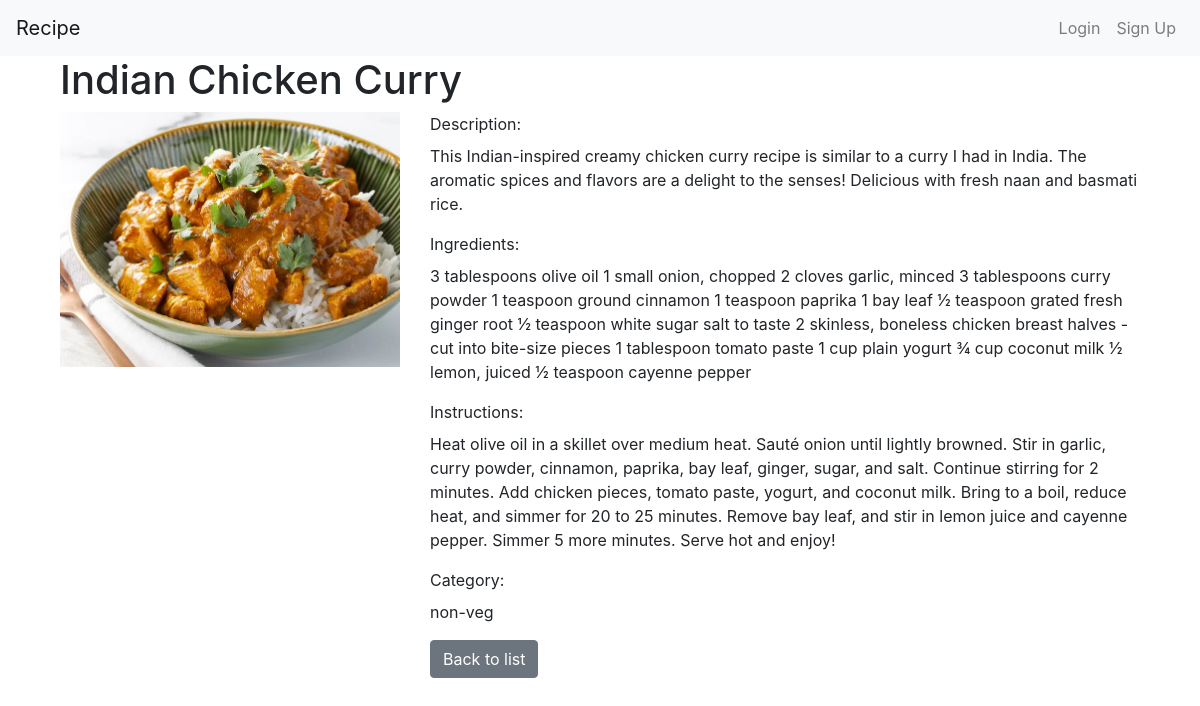
The app's page /recipe/2/ with its own data.
### recipeapp/models.py (models this page shows, shortened)
class Recipe(models.Model):
    name = models.CharField(max_length=255)
    image = models.ImageField(upload_to='recipes/')
    description = models.TextField()
    ingredients = models.TextField()
    instructions = models.TextField()
    category = models.ForeignKey(Category, on_delete=models.CASCADE, related_name='recipes')
    created_by = models.ForeignKey(User,on_delete=models.CASCADE)

class Category(models.Model):
    name = models.CharField(max_length=255, unique=True)
    def __str__(self):
        return self.name

### recipeapp/views.py (the view)
# urls.py: path('recipe/<int:pk>/', recipe_detail, name='recipe_detail'),
def recipe_detail(request, pk):
    recipe = get_object_or_404(Recipe, pk=pk)
    return render(request, 'recipes/recipe_detail.html', {'recipe': recipe})

### templates/recipes/recipe_detail.html (shortened to what this page needs)
{% extends 'base.html' %}
{% block content %}
<div class="container-fluid">
    <h1>{{ recipe.name }}</h1>
    <div class="row">
        <div class="col-md-4">
            <img src="{{ recipe.image.url }}" alt="{{ recipe.name }}" class="img-fluid">
        </div>
        <div class="col-md-8">
            <form>
                <div class="form-group">
                    <label for="description">Description:</label>
                    <p id="description" class="form-control-static">{{ recipe.description }}</p>
                </div>
                <div class="form-group">
                    <label for="ingredients">Ingredients:</label>
                    <p id="ingredients" class="form-control-static">{{ recipe.ingredients }}</p>
                </div>
                <div class="form-group">
                    <label for="instructions">Instructions:</label>
                    <p id="instructions" class="form-control-static">{{ recipe.instructions }}</p>
                </div>
                <div class="form-group">
                    <label for="category">Category:</label>
                    <p id="category" class="form-control-static">{{ recipe.category }}</p>
                </div>
                <a href="{% url 'recipe_list' %}" class="btn btn-secondary">Back to list</a>
            </form>
        </div>
    </div>
</div>
{% endblock %}

### records on screen
Recipe: name "Indian Chicken Curry", image (picture), description "This Indian-inspired creamy chicken curry recipe is similar to a curry I had in India. The aromatic spices and flavors are a delight to the senses! Delicious with fresh naan and basmati rice.", ingredients "3 tablespoons olive oil 1 small onion, chopped 2 cloves garlic, minced 3 tablespoons curry powder 1 teaspoon ground cinnamon 1 teaspoon paprika 1 bay leaf ½ teaspoon grated fresh ginger root ½ teaspoon white sugar salt to taste 2 skinless, boneless chicken breast halves - cut into bite-size pieces 1 tablespoon tomato paste 1 cup plain yogurt ¾ cup coconut milk ½ lemon, juiced ½ teaspoon cayenne pepper", instructions "Heat olive oil in a skillet over medium heat. Sauté onion until lightly browned. Stir in garlic, curry powder, cinnamon, paprika, bay leaf, ginger, sugar, and salt. Continue stirring for 2 minutes. Add chicken pieces, tomato paste, yogurt, and coconut milk. Bring to a boil, reduce heat, and simmer for 20 to 25 minutes. Remove bay leaf, and stir in lemon juice and cayenne pepper. Simmer 5 more minutes. Serve hot and enjoy!", category "non-veg"
